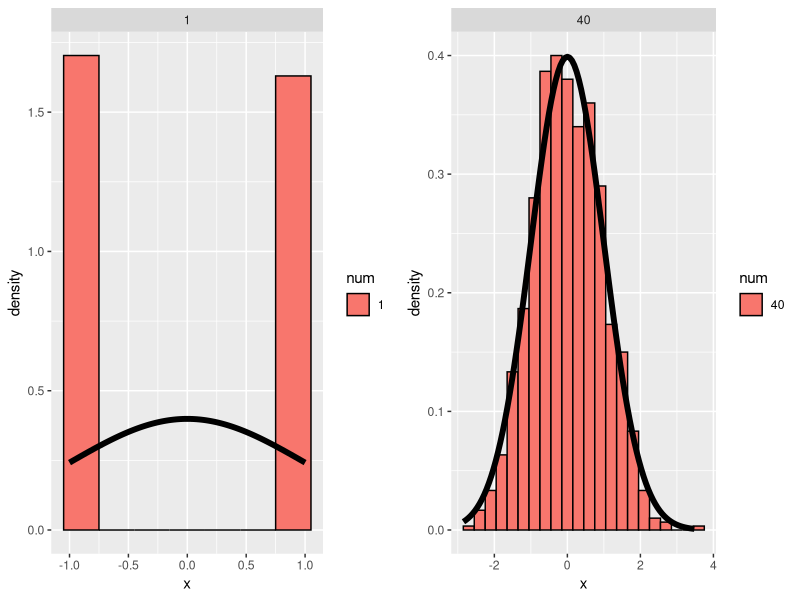

Generate this figure with R:
## ---- chunk 1
binom <-  function(n){ rbinom(n, size = 1, prob = .5) } # The Binomial Distribution
## ---- chunk 2
# num = 1
samples <- NULL
num <- 1
mu <- .5; sigma <- .5
for (i in 1:1000) samples <- c(samples, mean(binom(num)))
library(ggplot2)
normalize_mean <- function(x, mu, sigma, n){sqrt(n) * (x - mu) / sigma}
dat <- data.frame(
        x = sapply(samples, normalize_mean, mu, sigma, n = num),
        num = factor(rep(num, 1000)))
g <- ggplot(dat, aes(x = x, fill = num)) + geom_histogram(binwidth=.3, colour = "black",
                                                           aes(y = ..density..)) 
g <- g + stat_function(fun = dnorm, size = 2)
g1 <- g + facet_grid(. ~ num)

# num = 40
samples <- NULL
num <- 40
for (i in 1:1000) samples <- c(samples, mean(binom(num)))
library(ggplot2)
normalize_mean <- function(x, mu, sigma, n){sqrt(n) * (x - mu) / sigma}
dat <- data.frame(
        x = sapply(samples, normalize_mean, mu, sigma, n = num),
        num = factor(rep(num, 1000)))
                
g <- ggplot(dat, aes(x = x, fill = num)) + geom_histogram(binwidth=.3, colour = "black",
                                                           aes(y = ..density..)) 
g <- g + stat_function(fun = dnorm, size = 2)
g2 <- g + facet_grid(. ~ num)

# plot two
library(gridExtra)
grid.arrange(g1, g2, ncol=2)

